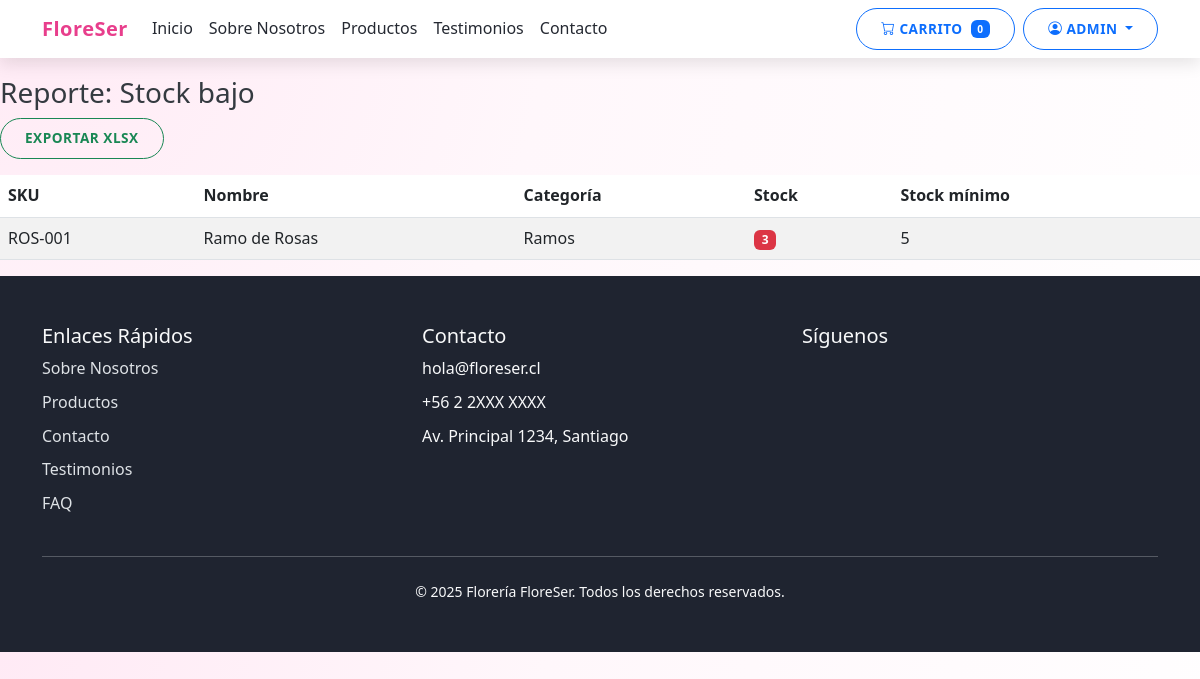
/reportes/stock-bajo/ (signed in), run on the app's committed database.
### apps/usuarios/models.py (models this page shows, shortened)
class Usuario(AbstractUser):
    class Roles(models.TextChoices):
        ADMINISTRADOR = 'Administrador', 'Administrador'
        EMPLEADO = 'Empleado', 'Empleado'
        CLIENTE = 'Cliente', 'Cliente'
        PROVEEDOR = 'Proveedor', 'Proveedor'
    rol = models.CharField(max_length=20, choices=Roles.choices, default=Roles.CLIENTE)
    activo = models.BooleanField(default=True)

### apps/productos/models.py (models this page shows, shortened)
class Producto(models.Model):
    class Categoria(models.TextChoices):
        AMOR_ANIVERSARIO = 'Amor y Aniversario', 'Amor y Aniversario'
        CUMPLEANOS = 'Cumpleaños', 'Cumpleaños'
        AGRADECIMIENTO = 'Agradecimiento', 'Agradecimiento'
        CONDOLENCIAS = 'Condolencias', 'Condolencias'
    sku = models.CharField(max_length=50, unique=True)
    nombre = models.CharField(max_length=150)
    descripcion = models.TextField(blank=True)
    categoria = models.CharField(max_length=100, choices=Categoria.choices)
    precio = models.DecimalField(max_digits=12, decimal_places=0, validators=[MinValueValidator(0)])
    stock = models.IntegerField(default=0, validators=[MinValueValidator(0)])
    stock_minimo = models.IntegerField(default=0, validators=[MinValueValidator(0)])
    imagen = models.ImageField(upload_to='productos/', blank=True, null=True)
    destacado = models.BooleanField(default=False)

### apps/reportes/views.py (the view, shortened to what this page needs)
# urls.py: path('stock-bajo/', reporte_stock_bajo, name='stock_bajo'),
@role_required('Administrador')
def reporte_stock_bajo(request):
    productos = Producto.objects.filter(stock__lte=F('stock_minimo')).order_by('nombre')
    export = request.GET.get('export')
    return render(request, 'reportes/stock_bajo.html', {'productos': productos})

### templates/reportes/stock_bajo.html
{% extends 'base.html' %}
{% block content %}
<h3>Reporte: Stock bajo</h3>
<div class="mb-3">
  <a class="btn btn-outline-success" href="?export=xlsx">Exportar XLSX</a>
</div>
<table class="table table-striped">
  <thead>
    <tr><th>SKU</th><th>Nombre</th><th>Categoría</th><th>Stock</th><th>Stock mínimo</th></tr>
  </thead>
  <tbody>
  {% for p in productos %}
    <tr>
      <td>{{ p.sku }}</td>
      <td>{{ p.nombre }}</td>
      <td>{{ p.categoria }}</td>
      <td>
        {% if p.stock <= p.stock_minimo %}
          <span class="badge bg-danger">{{ p.stock }}</span>
        {% else %}
          <span class="badge bg-success">{{ p.stock }}</span>
        {% endif %}
      </td>
      <td>{{ p.stock_minimo }}</td>
    </tr>
  {% empty %}
    <tr><td colspan="5">Sin productos con stock bajo.</td></tr>
  {% endfor %}
  </tbody>
</table>
{% endblock %}

### templates/base.html (shortened to what this page needs)
<!DOCTYPE html>
{% load static %}
{% load i18n %}
<html lang="es">
<head>
    <link href="https://cdn.jsdelivr.net/npm/bootstrap@5.3.0/dist/css/bootstrap.min.css" rel="stylesheet">
    <link rel="stylesheet" href="https://cdn.jsdelivr.net/npm/bootstrap-icons@1.10.0/font/bootstrap-icons.css">
    <link rel="stylesheet" href="{% static 'css/styles.css' %}">
</head>
<body>
    <nav class="navbar navbar-expand-lg navbar-main fixed-top">
        <div class="container">
            <a class="navbar-brand" href="{% url 'home:index' %}">
                {% if configuracion and configuracion.logo %}
                <img src="{{ configuracion.logo.url }}" alt="{{ configuracion.nombre_sitio }}" height="40">
                {% else %}
                FloreSer
                {% endif %}
            </a>
            <div class="collapse navbar-collapse" id="navbarNav">
                {% url 'home:index' as home_url %}
                {% url 'home:sobre_nosotros' as sobre_url %}
                {% url 'productos:lista' as productos_url %}
                {% url 'home:testimonios' as testimonios_url %}
                {% url 'home:index' as home_url3 %}
                {% url 'pedidos:carrito' as carrito_url %}
                {% url 'clientes:perfil' as cli_perfil_url %}
                {% url 'clientes:mis_pedidos' as cli_misped_url %}
                {% url 'productos:crear' as prod_crear_url %}
                {% url 'admin:index' as admin_index_url %}
                {% url 'logout' as logout_url %}
                {% url 'login' as login_url %}
                <ul class="navbar-nav me-auto">
                    {% if home_url %}
                    <li class="nav-item">
                        <a class="nav-link" href="{{ home_url }}#inicio">Inicio</a>
                    </li>
                    {% endif %}
                    {% if sobre_url %}
                    <li class="nav-item">
                        <a class="nav-link" href="{{ sobre_url }}">Sobre Nosotros</a>
                    </li>
                    {% endif %}
                    {% if productos_url %}
                    <li class="nav-item">
                        <a class="nav-link" href="{{ productos_url }}">Productos</a>
                    </li>
                    {% endif %}
                    {% if testimonios_url %}
                    <li class="nav-item">
                        <a class="nav-link" href="{{ testimonios_url }}">Testimonios</a>
                    </li>
                    {% endif %}
                    {% if home_url3 %}
                    <li class="nav-item">
                        <a class="nav-link" href="{{ home_url3 }}#contacto">Contacto</a>
                    </li>
                    {% endif %}
                </ul>
                <div class="d-flex">
                    <a href="{{ carrito_url|default:'#' }}" class="btn btn-outline-primary me-2">
                        <i class="bi bi-cart"></i> Carrito
                        <span class="badge bg-primary ms-1">0</span>
                    </a>
                    {% if user.is_authenticated %}
                    <div class="dropdown">
                        <button class="btn btn-outline-primary dropdown-toggle" type="button" id="userDropdown" data-bs-toggle="dropdown">
                            <i class="bi bi-person-circle"></i> {{ user.username }}
                        </button>
                    </div>
                    {% endif %}
                </div>
            </div>
        </div>
    </nav>
    <div style="padding-top: 76px;">
        {% block content %}{% endblock %}
    </div>
    <footer class="footer-site py-5">
        <div class="container">
            <div class="row g-4">
                <div class="col-lg-4">
                    <h5>Enlaces Rápidos</h5>
                    <ul class="list-unstyled footer-links">
                        {% url 'home:sobre_nosotros' as sobre_url %}
                        {% url 'productos:lista' as prodf_url %}
                        {% url 'home:testimonios' as testimoniosf_url %}
                        {% url 'home:faq' as faq_url %}
                        <li class="mb-2">
                            <a href="{{ sobre_url|default:'#' }}" class="text-decoration-none">Sobre Nosotros</a>
                        </li>
                        <li class="mb-2">
                            <a href="{{ prodf_url|default:'#' }}" class="text-decoration-none">Productos</a>
                        </li>
                        <li class="mb-2">
                            <a href="{{ homef_url|default:'#' }}#contacto" class="text-decoration-none">Contacto</a>
                        </li>
                        <li class="mb-2">
                            <a href="{{ testimoniosf_url|default:'#' }}" class="text-decoration-none">Testimonios</a>
                        </li>
                        {% if faq_url %}
                        <li class="mb-2">
                            <a href="{{ faq_url }}" class="text-decoration-none">FAQ</a>
                        </li>
                        {% endif %}
                    </ul>
                </div>
                <div class="col-lg-4">
                    <h5>Contacto</h5>
                    <ul class="list-unstyled mb-0">
                        <li class="mb-2">
                            {% if configuracion and configuracion.email %}
                                {{ configuracion.email }}
                            {% else %}
                                hola@floreser.cl
                            {% endif %}
                        </li>
                        <li class="mb-2">
                            {% if configuracion and configuracion.telefono %}
                                {{ configuracion.telefono }}
                            {% else %}
                                +56 2 2XXX XXXX
                            {% endif %}
                        </li>
                        <li class="mb-2">
                            {% if configuracion and configuracion.direccion %}
                                {{ configuracion.direccion }}
                            {% else %}
                                Av. Principal 1234, Santiago
                            {% endif %}
                        </li>
                    </ul>
                </div>
                <div class="col-lg-4">
                    <h5>Síguenos</h5>
                </div>
            </div>
            <hr class="my-4">
            <div class="text-center">
                <p class="mb-0 small">&copy; {% now "Y" %} {% if configuracion %}{{ configuracion.nombre_sitio }}{% else %}Florería FloreSer{% endif %}. Todos los derechos reservados.</p>
            </div>
        </div>
    </footer>
</body>
</html>

### static/css/styles.css (style rules this page uses)
:root { --primary-color: #e83e8c; --secondary-color: #ffd6e8; --accent-color: #ff7f50; --light-color: #fff7fb; --dark-color: #343a40; --gray-100: #f8f9fa; --gray-200: #eceff4; --gray-600: #6c757d; --box-shadow: 0 0.5rem 1rem rgba(232, 62, 140, 0.15); --transition: all 0.3s ease; }
body { font-family: 'Segoe UI', Tahoma, Geneva, Verdana, sans-serif; color: var(--dark-color); line-height: 1.6; background: radial-gradient(circle at top left, #ffeaf5 0, #fff7fb 40%, #ffffff 100%); }
.navbar-brand { font-weight: 700; letter-spacing: 0.5px; }
.navbar-main, .navbar-main.bg-dark, .navbar-main.navbar-dark { background-color: #ffffff !important; box-shadow: 0 0.35rem 1rem rgba(0, 0, 0, 0.1); z-index: 1030; }
.navbar-main .navbar-brand { font-weight: 700; letter-spacing: 0.5px; color: var(--primary-color) !important; }
.navbar-main .navbar-nav .nav-link { color: #252932 !important; font-weight: 500; }
.btn { padding: 0.6rem 1.5rem; border-radius: 50px; font-weight: 600; transition: var(--transition); text-transform: uppercase; font-size: 0.85rem; letter-spacing: 0.5px; }
.footer-site { background: #1f2430; color: #f8f9fa; }
.footer-site h5 { color: #f8f9fa; }
.footer-site .footer-links a { color: #dee2e6; }

### data on the page
Usuario: username "ADMIN"
Producto: sku "ROS-001", nombre "Ramo de Rosas", categoria "Ramos", stock "3", stock_minimo "5"
